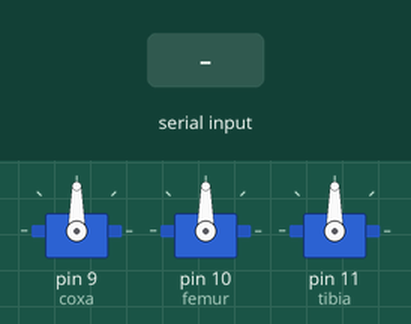
This sketch was run on a simulated Arduino Uno, built with avr-gcc and run on an emulated ATmega328P. Shown: 3 × servo. The test bench sets the inputs (shaded band).

Above: at 1.2 s.
1.3 s: "90,45,200\n" received over Serial
At 2.4 s:
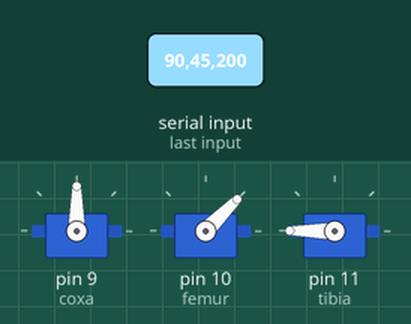
2.8 s: "30,150,10\n" received over Serial
At 3.6 s:
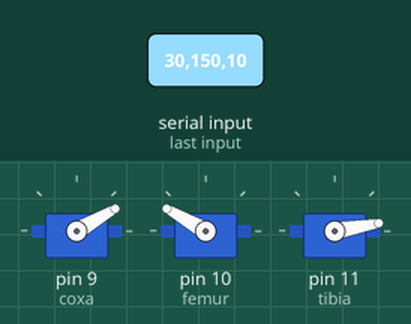
4.3 s: "1,90,45\n" received over Serial
At 4.7 s:
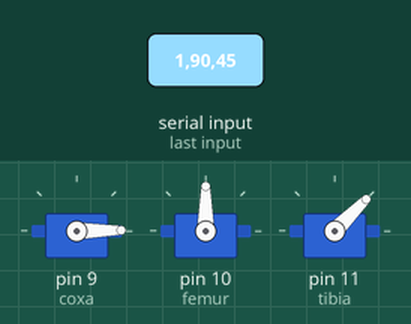
Timing chart, 0 to 7.3 s (numbered marks = the images above; inputs shaded):
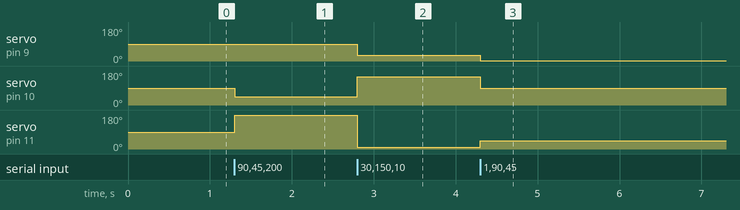

Measured:
- after the input at 1.3 s, servo on pin 10 (femur): 90° → 45° at once; servo on pin 11 (tibia): 90° → 180° at once
- after the input at 2.8 s, servo on pin 9 (coxa): 90° → 30° at once; servo on pin 10 (femur): 45° → 150° at once; servo on pin 11 (tibia): 180° → 10° at once
- after the input at 4.3 s, servo on pin 9 (coxa): 30° → 1° at once; servo on pin 10 (femur): 150° → 90° at once; servo on pin 11 (tibia): 10° → 45° at once

The sketch:

pruebahexapodarduinowebsocket.ino
```cpp
#include <Servo.h>

Servo coxa, femur, tibia;

void setup() {
  Serial.begin(115200);

  // Asigna los pines de tus servos
  coxa.attach(9);
  femur.attach(10);
  tibia.attach(11);

  // Posición inicial (Home)
  coxa.write(90);
  femur.write(90);
  tibia.write(90);
}

void loop() {
  if (Serial.available() > 0) {
    // Lee la cadena hasta el salto de línea enviada por el Python
    String data = Serial.readStringUntil('\n');

    // Separa los ángulos por las comas
    int firstComma = data.indexOf(',');
    int secondComma = data.indexOf(',', firstComma + 1);

    // Si encuentra ambas comas, extrae los números
    if (firstComma > 0 && secondComma > 0) {
      int angleCoxa = data.substring(0, firstComma).toInt();
      int angleFemur = data.substring(firstComma + 1, secondComma).toInt();
      int angleTibia = data.substring(secondComma + 1).toInt();

      // Mueve los servos directamente, sin matemáticas raras en el Arduino
      coxa.write(angleCoxa);
      femur.write(angleFemur);
      tibia.write(angleTibia);
    }
  }
}
```
